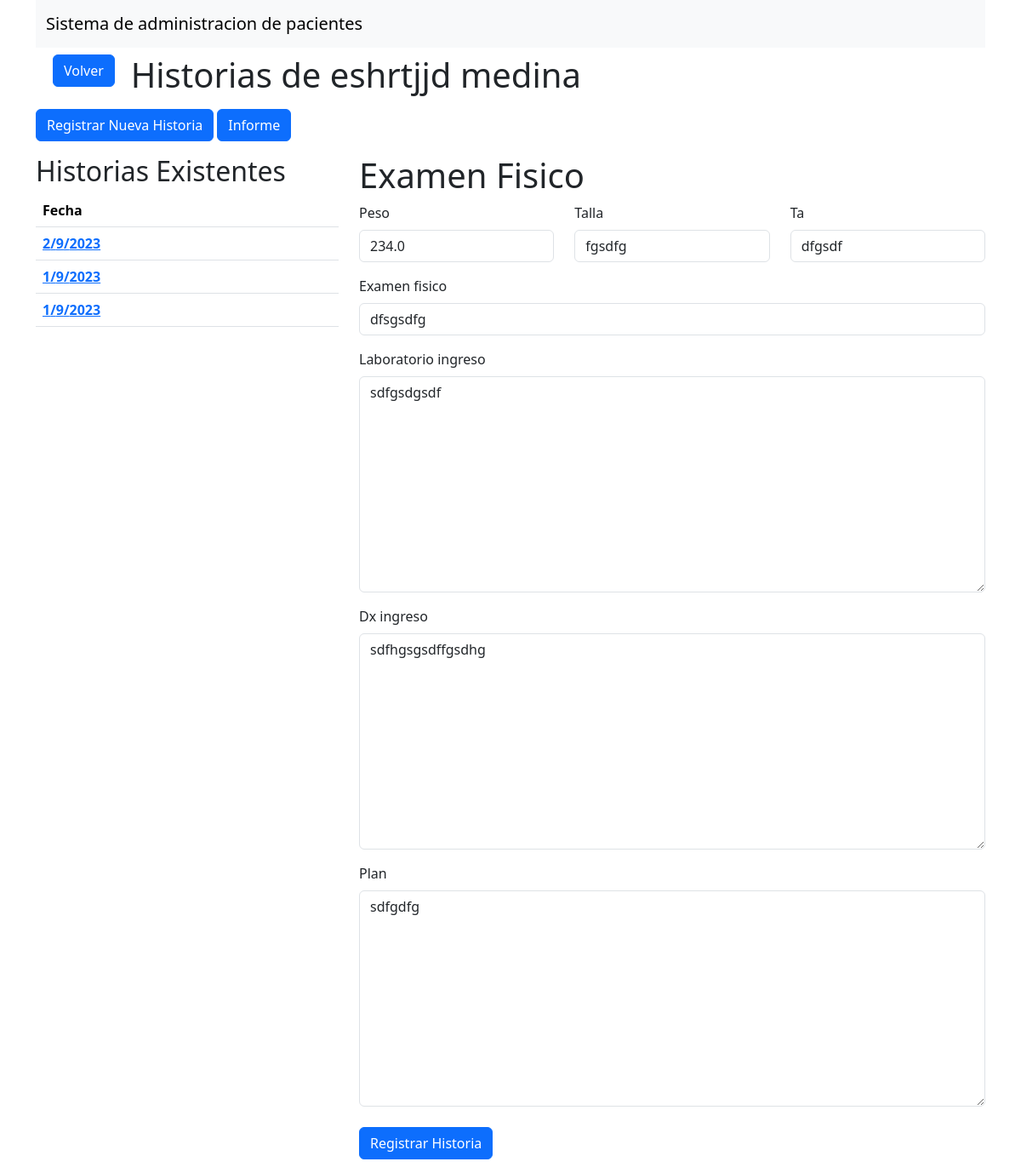
The page /historias_por_paciente/7/42/ on the database its author committed.
### app_historias/models.py (models this page shows, shortened)
class Registro_Paciente(models.Model):
    nombre = models.CharField(max_length=50, blank=True, null=True)
    apellido = models.CharField( max_length=50 , blank=True, null=True)
    fecha_nacimiento = models.CharField( max_length=50, blank=True, null=True)
    edad = models.IntegerField(blank=True, null=True)
    direccion = models.CharField( max_length=100, blank=True, null=True)
    telefono=models.CharField(max_length=50, blank=True, null=True)
    REF_Dr = models.CharField( max_length=50, blank=True, null=True)
    nombre_madre=models.CharField(max_length=50, blank=True, null=True)
    cedula_madre=models.CharField(max_length=50)
    email = models.EmailField(max_length=254 , blank=True, null=True)
    antecedentes_personales = models.TextField(blank=True, null=True)
    pn=models.CharField(max_length=50, blank=True, null=True)
    tn=models.CharField(max_length=50, blank=True, null=True)
    antecedentes_familiares = models.TextField(blank=True, null=True)
    enfermedad_actual = models.TextField(blank=True, null=True)
    fecha_registro = models.DateField(auto_now=False, auto_now_add=True, blank=True, null=True)
    class Meta:
        verbose_name = "registro_pasiente"
        verbose_name_plural = "registro_pasientes"

class Registro_Historia(models.Model):
    peso = models.FloatField( blank=True, null=True)
    talla = models.CharField( max_length=50, blank=True, null=True)
    ta = models.CharField( max_length=50, blank=True, null=True)
    examen_fisico = models.CharField( max_length=100, blank=True, null=True)
    laboratorio_ingreso=models.TextField(blank=True, null=True)
    dx_ingreso=models.TextField(blank=True, null=True)
    plan=models.TextField(blank=True, null=True)
    paciente = models.ForeignKey( Registro_Paciente, on_delete=models.CASCADE)
    creacion = models.DateField( auto_now=False, auto_now_add=True)
    class Meta:
        verbose_name = "Registro_Historia"
        verbose_name_plural = "Registro_Historias"

### app_historias/views.py (the view)
# urls.py: path('historias_por_paciente/<int:paciente_id>/<int:historia_id>/', views.historias_por_paciente, name='historias_por_paciente'),
def historias_por_paciente(request, paciente_id,historia_id=None):
    paciente = Registro_Paciente.objects.get(pk=paciente_id)
    form = RegistroHistoriaForm()
    if historia_id is not None:
        historia = get_object_or_404(Registro_Historia, id=historia_id)
        form_his = RegistroHistoriaForm(instance=historia)
    else:
        historia = ''
        form_his = ''
    historias = Registro_Historia.objects.filter(paciente=paciente)
    return render(request, 'historias_por_paciente.html', {'paciente': paciente, 'historias': reversed(historias), 'form': form, 'form_his':form_his, 'historia_id':historia_id})

### app_historias/templates/historias_por_paciente.html (shortened to what this page needs)
{% extends 'base.html' %}
{% load crispy_forms_tags %}
{% block content %}
<div class="row m-2">
    <div class="col-1">
        <a class="btn btn-primary" href="{% url 'inicio' %}">Volver</a>
    </div>
    <div class="col-11">
        <h1>Historias de {{ paciente.nombre }} {{ paciente.apellido }}</h1>
    </div>
</div>
<p class="d-inline-flex gap-1">
    <button class="btn btn-primary" type="button" data-bs-toggle="collapse" data-bs-target="#collapseExample" aria-expanded="false" aria-controls="collapseExample">
      Registrar Nueva Historia
    </button>
    <a href="{% url 'pdf' paciente.id %}" class="btn btn-primary" type="button" >
      Informe
    </a>
  </p>
<div class="row">
    <div class="col-4">
        <h2>Historias Existentes</h2>
        <table class="table">
            <thead>
              <tr>
                <th scope="col">Fecha</th>
              </tr>
            </thead>
            <tbody>
                {% for historia in historias %}
                <tr>
                    <th scope="row"><a href="{% url 'historias_por_paciente' paciente.id historia.id %}">{{ historia.creacion.day }}/{{ historia.creacion.month }}/{{ historia.creacion.year }}</a></th>
                  </tr>
                {% endfor %}
            </tbody>
          </table>
    </div>
    <div class="col-8">
      {% if historia_id %}
      <form action="{% url 'editar_registro_historia' paciente.id historia_id %}" method="post">
        {% crispy form_his %}
      </form>
      {% endif %}
    </div>
</div>
{% endblock content %}

### rows shown on the page
Registro_Paciente: nombre "eshrtjjd", apellido "medina"
Registro_Historia: creacion.day "2", creacion.month "9", creacion.year "2023", peso "234.0", talla "fgsdfg", ta "dfgsdf", examen_fisico "dfsgsdfg", laboratorio_ingreso "sdfgsdgsdf", dx_ingreso "sdfhgsgsdffgsdhg", plan "sdfgdfg"
Registro_Historia: creacion.day "1", creacion.month "9", creacion.year "2023"
Registro_Historia: creacion.day "1", creacion.month "9", creacion.year "2023"
